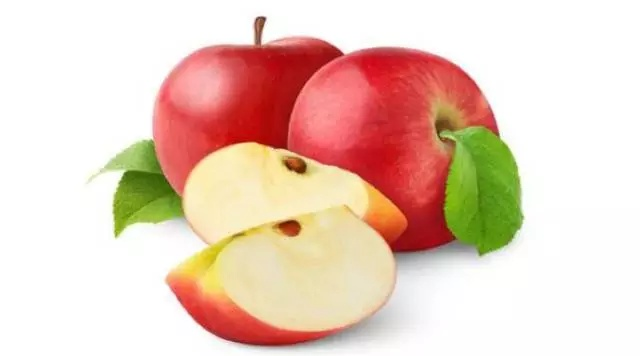
#> input picture cv/r.jpg, 640 x 356 px
$ python hsv.py
#> lines starting #> are read from the running program, lines starting #| are printed output that depends on the picture; after the words box and inside, x2 and y2 are one past the last pixel; in counts of white or black regions, pixels touching at a corner belong together
# -*- coding: UTF-8 -*-
import cv2
import numpy as np

img = cv2.imread('r.jpg')
#> img is the input picture: shape (356, 640, 3); mean B, G, R 191.9, 206.6, 234.1
HSV = cv2.cvtColor(img, cv2.COLOR_BGR2HSV)  #RGB 转为 HSV
#> HSV: shape (356, 640, 3); mean H, S, V 27.2, 57.5, 236.7
H, S, V = cv2.split(HSV)    #分离 HSV 三通道
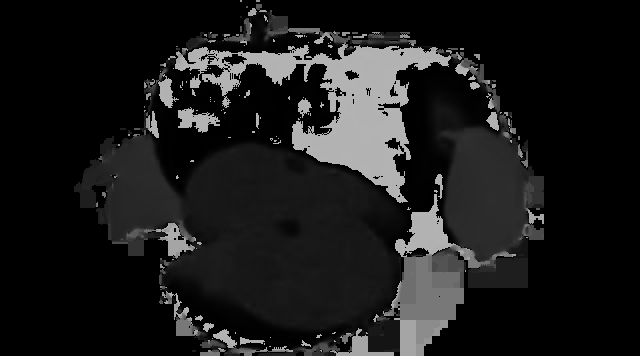
#> H: shape (356, 640); min 0, max 179, mean 27.2
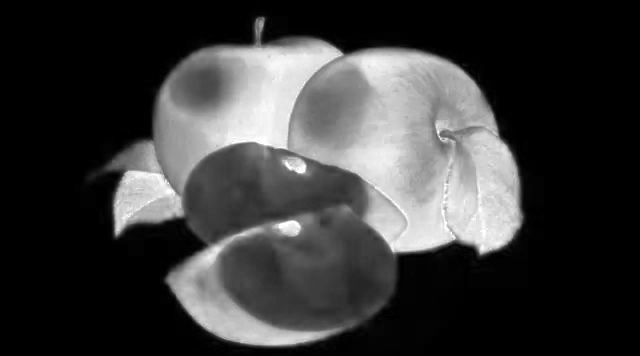
#> S: shape (356, 640); min 0, max 255, mean 57.5
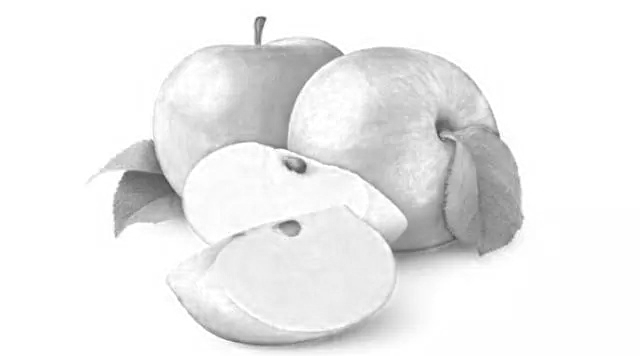
#> V: shape (356, 640); min 67, max 255, mean 236.7
Lowerred0 = np.array([155,43,35])
Upperred0 = np.array([180,255,255])
mask1 = cv2.inRange(HSV, Lowerred0, Upperred0)
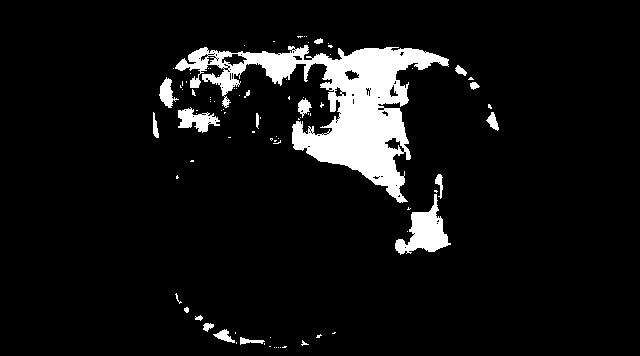
#> mask1: shape (356, 640); 7.5% white; 88 white regions (69 under 20 px), largest, box (x1, y1, x2, y2) and area: (175, 45, 449, 203) 13489, (395, 194, 451, 255) 1497, (178, 107, 220, 133) 572
Lowerred1 = np.array([0,43,35])
Upperred1 = np.array([11,255,255])
mask2 = cv2.inRange(HSV, Lowerred1, Upperred1)    #将红色区域部分归为全白，其他区域归为全黑
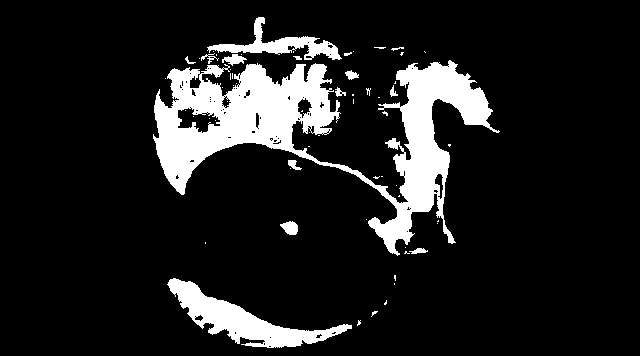
#> mask2: shape (356, 640); 12.4% white; 63 white regions (48 under 20 px), largest, box (x1, y1, x2, y2) and area: (153, 60, 500, 256) 21503, (167, 278, 352, 348) 4019, (207, 17, 342, 60) 1617
Apple = mask1 +mask2
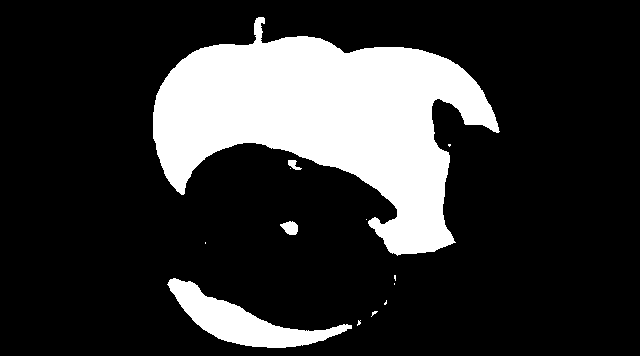
#> Apple: shape (356, 640); 19.9% white; 13 white regions (9 under 20 px), largest, box (x1, y1, x2, y2) and area: (153, 17, 500, 256) 40586, (167, 278, 352, 348) 4447, (280, 221, 298, 235) 176, (288, 160, 302, 170) 75
cv2.imshow("apple", Apple)
cv2.waitKey(0)
